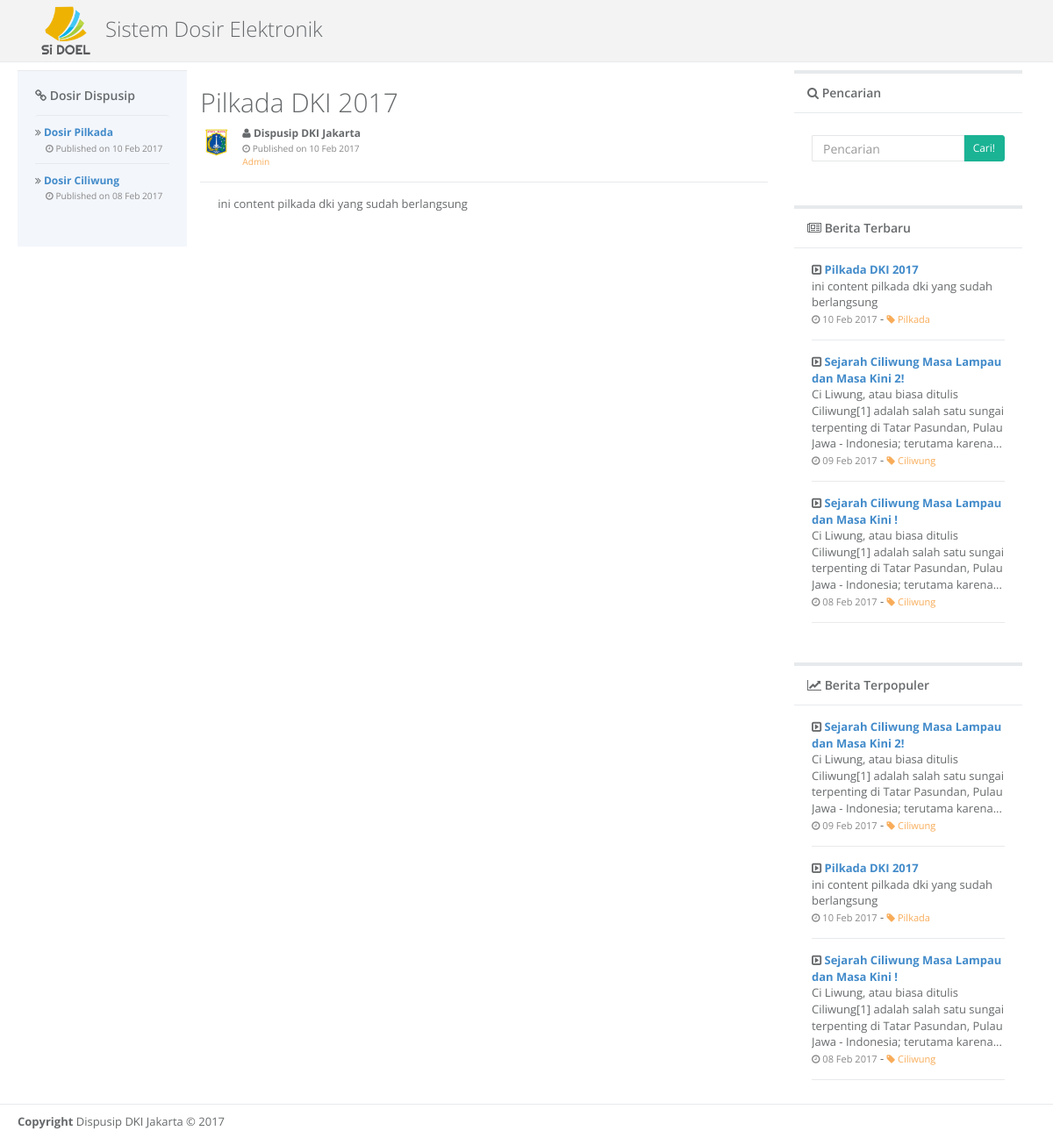
The page /?p=detail&id=3 on the database its author committed.
### tables this page shows
CREATE TABLE `tbl_artikel` (
  `sid` varchar(36) NOT NULL,
  `tanggal` date NOT NULL,
  `judul` varchar(100) NOT NULL,
  `author` varchar(100) NOT NULL,
  `isi` text NOT NULL,
  `category` varchar(50) NOT NULL,
  `cover` varchar(50) NOT NULL,
  `viewed` int(5) NOT NULL
);

### config/configuration.php (called while the page is built, shortened)
<?php
    function get_tanggal($tanggal) {
        $day = date('d', strtotime($tanggal));
        $year = date('Y', strtotime($tanggal));
        $month = date('M', strtotime($tanggal));
        $monthList = array(
            "Jan" => "Jan",
            "Feb" => "Feb",
            "Mar" => "Mar",
            "Apr" => "Apr",
            "May" => "Mei",
            "Jun" => "Jun",
            "Jul" => "Jul",
            "Aug" => "Ags",
            "Sep" => "Sep",
            "Oct" => "Okt",
            "Nov" => "Nov",
            "Dec" => "Des"
        );
        return $day." ".$monthList[$month]." ".$year;
    }
    function trim_text($input, $length, $ellipses = true, $strip_html = true) {
        if ($strip_html) {
            $input = strip_tags($input);
        }
        if (strlen($input) <= $length) {
            return $input;
        }
        $last_space = strrpos(substr($input, 0, $length), ' ');
        $trimmed_text = substr($input, 0, $last_space);
        if ($ellipses) {
            $trimmed_text .= '...';
        }
        return $trimmed_text;
    }
?>

### form/templates/container_right.php (the view)
<div class="row">
    <div class="col-lg-12">
        <div class="ibox float-e-margins">
            <div class="ibox-title">
                <h5><i class="fa fa-search"></i> Pencarian</h5>
            </div>
            <div class="ibox-content">
                <div class="search-form">
                    <form action="" method="post">
                        <div class="input-group">
                            <input type="text" placeholder="Pencarian" name="txt_search" value="<?php echo $txtSearch;?>" class="input-sm form-control">
                            <span class="input-group-btn">
                            <button type="submit" class="btn btn-sm btn-primary" name="searching"> Cari!</button> </span>
                        </div>
                    </form>
                </div>
            </div>
        </div>
    </div>
    <div class="col-lg-12">
        <div class="ibox float-e-margins">
            <div class="ibox-title">
                <h5><i class="fa fa-newspaper-o"></i> Berita Terbaru</h5>
            </div>
            <div class="ibox-content">
                <div class="feed-activity-list">
                <?php
                    $sql = mysqli_query($conn, "SELECT * FROM tbl_artikel order by tanggal desc LIMIT 5");
                    while($arr = mysqli_fetch_array($sql)) {
                ?>
                    <div class="feed-element">
                        <div>
                            <i class="fa fa-caret-square-o-right"></i>
                            <strong><a href="?p=detail&id=<?php echo $arr['sid'];?>"><?php echo $arr['judul']?></a></strong>
                            <div><?php echo trim_text(htmlspecialchars_decode($arr['isi']), 150);?></div>
                            <small class="text-muted"><i class="fa fa-clock-o"></i> <?php echo get_tanggal($arr['tanggal'])?></small> -
                            <small class="text-warning"><a href="?p=category-detail&category=<?php echo $arr['category']?>" class="text-warning"><i class="fa fa-tag"></i> <?php echo $arr['category']?></a></small>
                        </div>
                    </div>
                    <?php } ?>
                </div>
            </div>
        </div>
    </div>
    <div class="col-lg-12">
        <div class="ibox float-e-margins">
            <div class="ibox-title">
                <h5><i class="fa fa-line-chart"></i> Berita Terpopuler</h5>
            </div>
            <div class="ibox-content">
                <div class="feed-activity-list">
                <?php
                    $sql = mysqli_query($conn, "SELECT * FROM tbl_artikel order by viewed desc LIMIT 5");
                    while($arr = mysqli_fetch_array($sql)) {
                ?>
                    <div class="feed-element">
                        <div>
                            <i class="fa fa-caret-square-o-right"></i>
                            <strong><a href="?p=detail&id=<?php echo $arr['sid'];?>"><?php echo $arr['judul']?></a></strong>
                            <div><?php echo trim_text(htmlspecialchars_decode($arr['isi']), 150);?></div>
                            <small class="text-muted"><i class="fa fa-clock-o"></i> <?php echo get_tanggal($arr['tanggal'])?></small> -
                            <small class="text-warning"><a href="?p=category-detail&category=<?php echo $arr['category']?>" class="text-warning"><i class="fa fa-tag"></i> <?php echo $arr['category']?></a></small>
                        </div>
                    </div>
                    <?php } ?>
                </div>
            </div>
        </div>
    </div>
</div>

### form/templates/container_left.php
<h4><i class="fa fa-link"></i> Dosir Dispusip</h4>
<ul class="list-group clear-list m-t">
	<?php
	    $sql = mysqli_query($conn, "SELECT * FROM tbl_artikel group by category order by viewed desc, tanggal desc, judul desc LIMIT 15");
	    while($arr = mysqli_fetch_array($sql)) {
	?>
     <li class="list-group-item">
        <div class="dropdown-messages-box">
            <div class="media-body">
                <i class="fa fa-angle-double-right"></i>
                <strong> <a href="?p=dosir-detail&dosir=<?php echo $arr['category'];?>">Dosir <?php echo $arr['category']; ?> </a></strong><br>
                &emsp;<small class="text-muted"><i class="fa fa-clock-o"></i> Published on <?php echo get_tanggal($arr['tanggal'])?></small>
            </div>
        </div>
    <?php } ?>
    </li>
</ul>

### form/public/artikel_detail.php (shortened to what this page needs)
<?php
    $page = $_GET['id'];
    if (isset($page)) {
    $sql = mysqli_query($conn, "SELECT * FROM tbl_artikel where sid = '$page' LIMIT 1");
    $arr = mysqli_fetch_array($sql);
?>
<div class="feed-element">
    <h1><?php echo htmlspecialchars_decode($arr['judul']);?></h1>
    <a href="#" class="pull-left">
        <img alt="image" class="img-circle" src="images/avatar-bpad.jpg">
    </a>
    <div class="media-body ">
        <i class="fa fa-user"></i>
        <strong>Dispusip DKI Jakarta</strong><br>
        <small class="text-muted"> <i class="fa fa-clock-o"></i> Published on <?php echo get_tanggal($arr['tanggal'])?></small><br />
        <small class="pull-left text-warning">Admin</small>
    </div>
</div>
<div class="ibox-content">
    <?php echo htmlspecialchars_decode($arr['isi']);?>
</div>
<?php } else {include("form/templates/404.php");} ?>

### css/default.css (style rules this page uses)
body { padding-top: 60px; }

### rows shown on the page
tbl_artikel: category "Pilkada", tanggal "10 Feb 2017", judul "Pilkada DKI 2017", isi "ini content pilkada dki yang sudah berlangsung"
tbl_artikel: category "Ciliwung", tanggal "08 Feb 2017", judul "Sejarah Ciliwung Masa Lampau dan Masa Kini !", isi "Ci Liwung, atau biasa ditulis Ciliwung[1] adalah salah satu sungai terpenting di Tatar Pasundan, Pulau Jawa - Indonesia; terutama karena..."
tbl_artikel: judul "Sejarah Ciliwung Masa Lampau dan Masa Kini 2!", isi "Ci Liwung, atau biasa ditulis Ciliwung[1] adalah salah satu sungai terpenting di Tatar Pasundan, Pulau Jawa - Indonesia; terutama karena...", tanggal "09 Feb 2017", category "Ciliwung"
